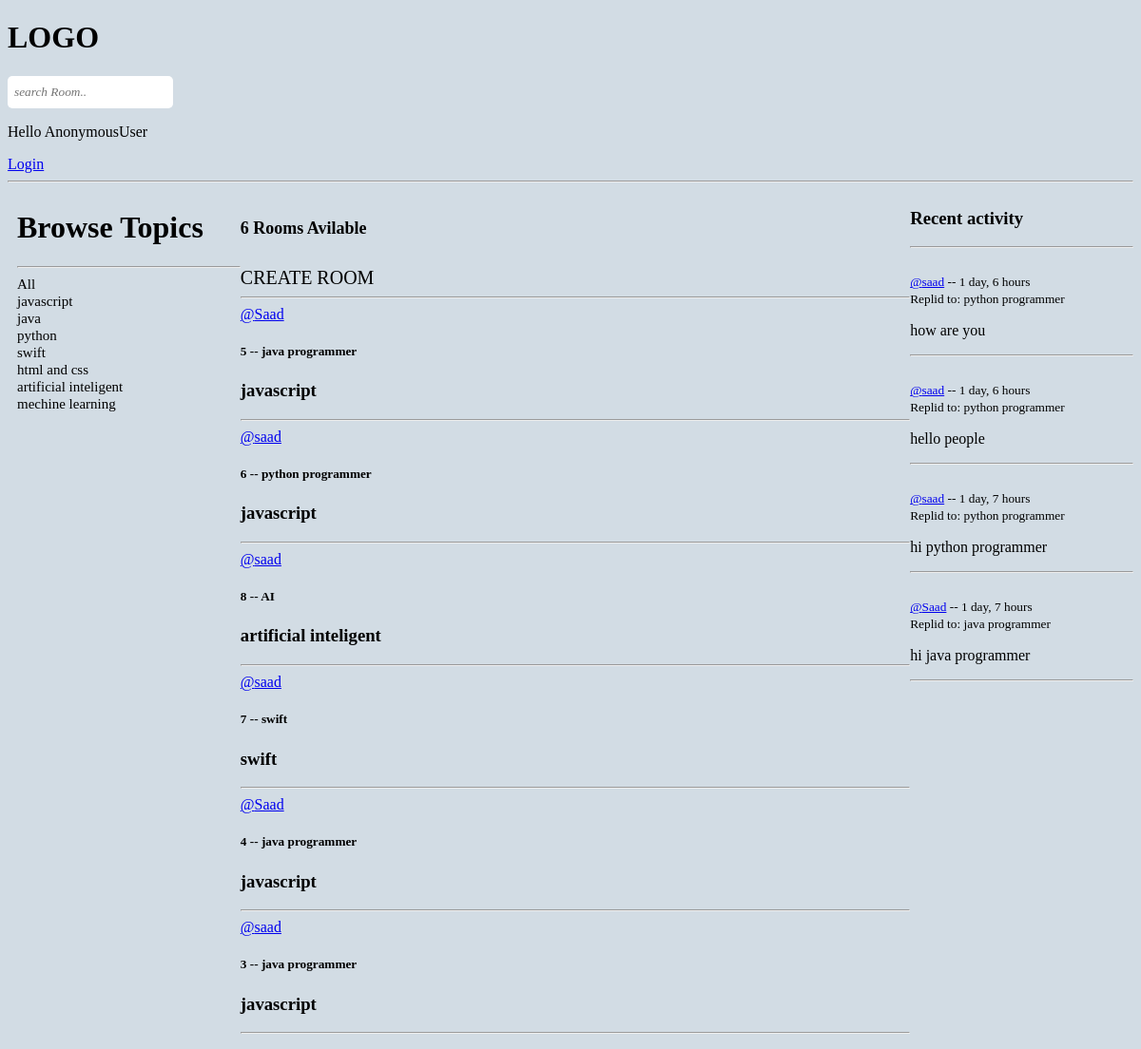
Before: / with the older database file.
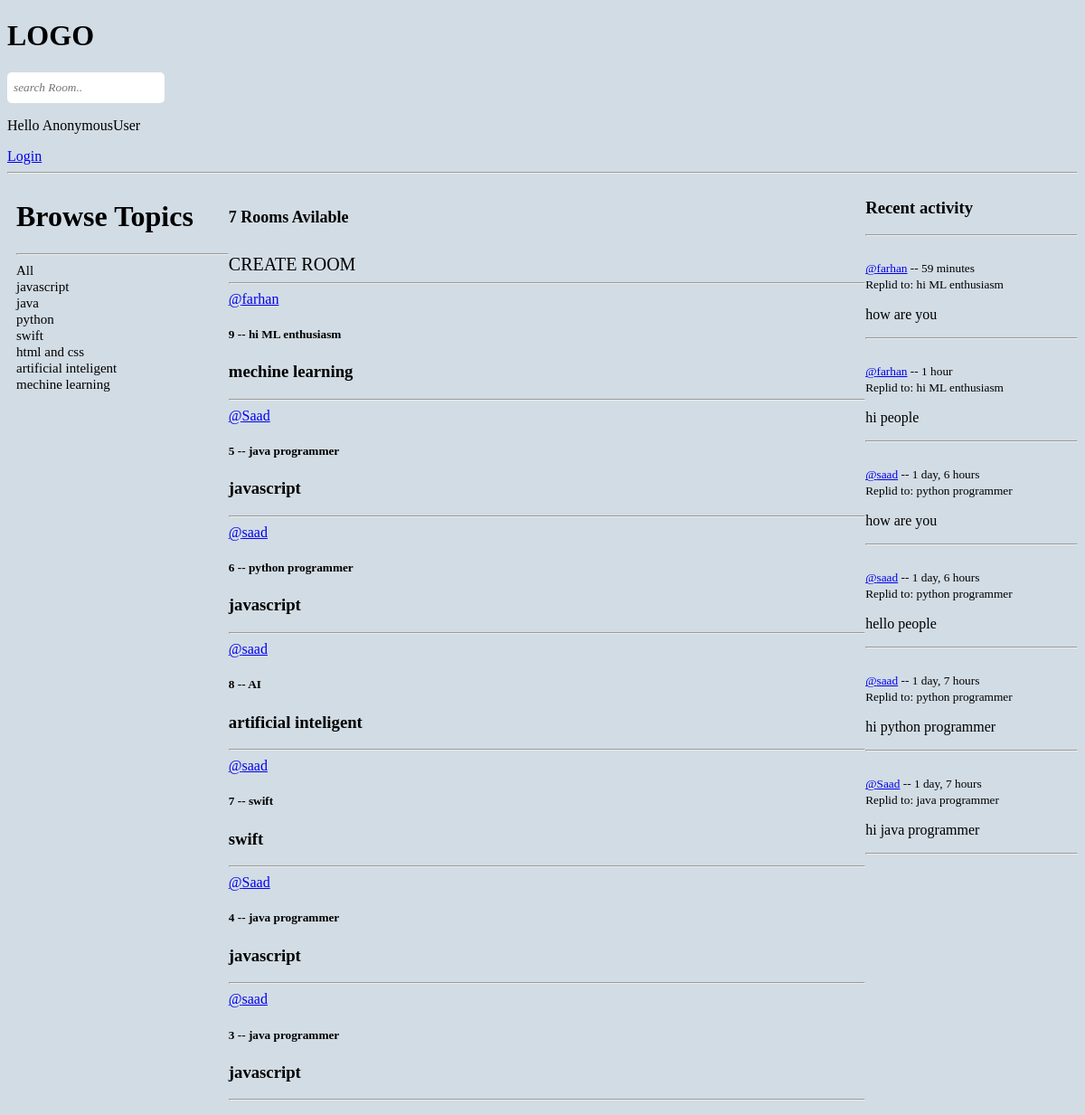
After: the same page with the newer database file.
### user/models.py (models this page shows)
class Topic (models.Model):
    name=models.CharField(max_length=200)
    def __str__(self):
        return self.name

class Room (models.Model):
    host =models.ForeignKey(User, on_delete=models.SET_NULL, null=True)
    topic =models.ForeignKey(Topic, on_delete=models.SET_NULL, null=True)
    name =models.CharField(max_length=200)
    description=models.TextField(null=True, blank=True)
    participants =models.ManyToManyField(
        User, related_name='participants', blank=True)
    updated=models.DateTimeField(auto_now=True)
    created=models.DateTimeField(auto_now_add=True)
    class Meta:
        ordering=['-updated','-created'] #
    def __str__(self) :
        return self.name

class Message (models.Model):
    user =models.ForeignKey(User, on_delete=models.CASCADE)
    room =models.ForeignKey(Room, on_delete=models.CASCADE)
    body =models.TextField(default='Default message')
    updated=models.DateTimeField(auto_now=True)
    created =models.DateTimeField(auto_now_add=True)
    class Meta:
        ordering=['-updated','-created']
    def __str__(self):
        return self.body[0:50]

### user/views.py (the view)
# urls.py: 2. Add a URL to urlpatterns:  path('', views.home, name='home')
def home(request):
    q=request.GET.get('q') if request.GET.get('q') != None else '' # always home page have data
    rooms =Room.objects.filter(
    Q(topic__name__icontains=q) | Q(name__icontains=q) | Q(description__icontains=q))# data filter kora holo and icontains through if you write half word django give you data
    topics= Topic.objects.all()
    room_count =rooms.count()
    room_messages =Message.objects.filter(Q(room__topic__name__icontains=q)) # filter room message by room topic
    context={'rooms':rooms , 'topics':topics, "room_count":room_count, 'room_messages':room_messages}
    return render(request, 'base/home.html', context)

### templates/base/home.html (shortened to what this page needs)
 {% extends "base/main.html" %}
 {% block content %}
<div class="home-container">
    <div>
       {% include 'base/topic_component.html' %}
    </div>
    <div >
        <h5 class="room-count-style">{{room_count}} Rooms Avilable</h5>
        <a class="create-room-style" href="{% url 'room-form' %}"> CREATE ROOM</a>
        <hr>
        {% include 'base/feed_component.html'%}
    </div>
    <div>
         {% include "base/activity_component.html" %}
    </div>
</div>
 {% endblock content %}

### templates/base/topic_component.html
<h1> Browse Topics</h1>
<hr>
<div>
    <a class="topic-style" href="{% url 'home' %}">All</a>
</div>
 {% for topic in topics %}
    <div>
        <a class="topic-style" href ="{% url 'home' %}?q={{topic.name}}">{{topic.name}}</a>
    </div>
 {% endfor %}

### templates/base/feed_component.html (shortened to what this page needs)
{%for room in rooms%}
<div>
    <a href="{% url 'user-profile' room.host.id %}">@{{room.host.username}}</a>
    <h5>
    {{room.id}} --<a class="room-name-style" href="{% url 'room' room.id %}"> {{room.name}} </a>
    </h5>
    <h3 >{{room.topic}}</h3>
    <hr>
</div>
{% endfor %}

### templates/base/activity_component.html (shortened to what this page needs)
<h3>Recent activity </h3>
        <hr>
        <div>
            {% for message in room_messages %}
            <br>
            <small><a href="{% url 'user-profile' message.user.id %}">@{{message.user}}</a> -- {{message.created|timesince}}</small>
            <br>
            <small>Replid to: {{message.room}}</small>
            <p>{{message}}</p>
            <hr>
            {% endfor%}
        </div>

Changed rows visible on the page:
added Room: host.username "farhan", id "9", name "hi ML enthusiasm", topic "mechine learning"
added Message: user "farhan", created "59 minutes", room "hi ML enthusiasm", body "how are you"
added Message: user "farhan", created "1 hour", room "hi ML enthusiasm", body "hi people"
Other visible differences:
{{ room_count }}: "6" → "7"
